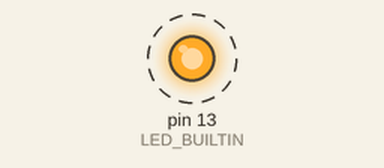
Recording of a sketch running on a simulated Arduino Uno, built with avr-gcc and run on an emulated ATmega328P. On the bench: output pins drawn as LEDs (lit = HIGH). Dashed ring = blinking. What the sketch prints to the serial monitor is not drawn.

Above: at 1.2 s.
Timing chart, 0 to 4.0 s (numbered marks = the images above):
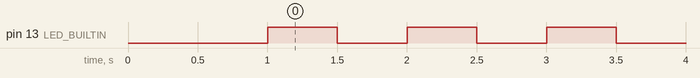

Measured:
- by itself, pin 13 (LED_BUILTIN): alternates HIGH for 0.50 s and LOW for 0.50 s

The sketch:

ArduinoUnoTest.ino
```cpp
/*
  Arduino Uno Test
  (c) Claus Kuehnel 2019-10-12 info@ckuehnel.ch
*/

byte count = 0;

void setup()
{
  pinMode(LED_BUILTIN, OUTPUT);
  Serial.begin(115200);
  delay(1000); // waiting to start the monitor
  Serial.print("Hi there, here is Arduino Uno");
}

void loop()
{
  Serial.print(".");
  count++;
  if (count == 25)
  {
    Serial.println();
    count=0;
  }
  digitalWrite(LED_BUILTIN, HIGH);
  delay(500);
  digitalWrite(LED_BUILTIN, LOW);
  delay(500);
}
```
